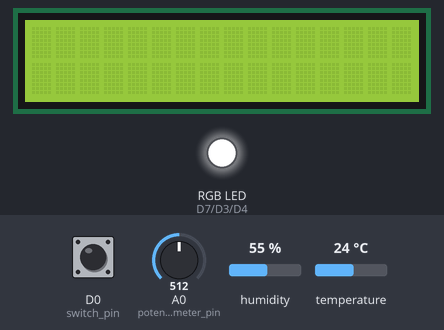
The sketch below on a simulated ESP8266 (NodeMCU). Parts: 16×2 character LCD, an RGB LED mixed from three pins (HIGH = lit). Dashed ring = blinking. Inputs (shaded band) come from the test bench; at power-on: D0 (switch_pin) HIGH, temperature 24 °C, A0 (potentiometer_pin) = 512, humidity 55 %. WiFi joins after 1.5 s; servers stay silent unless stated; what the sketch prints to the serial monitor is not drawn.

Above: at 2.7 s.
2.8 s: D0 (switch_pin) pulled LOW for 0.15 s
At 4.1 s:
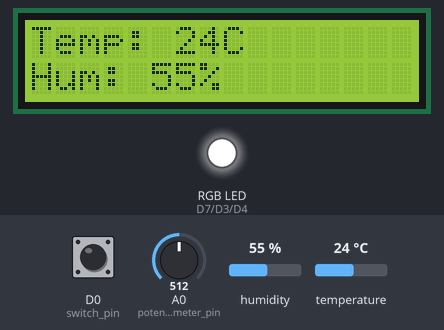
4.4 s: D0 (switch_pin) pulled LOW for 1 s
At 5.1 s:
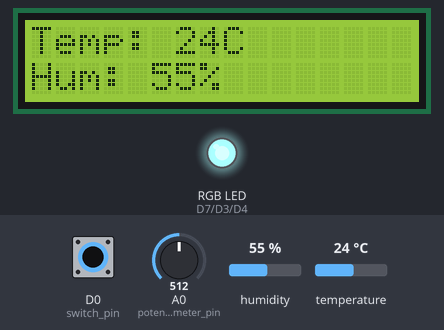
8.4 s: D0 (switch_pin) pulsed LOW 2 times (0.12 s each, 0.3 s apart)
At 8.62 s:
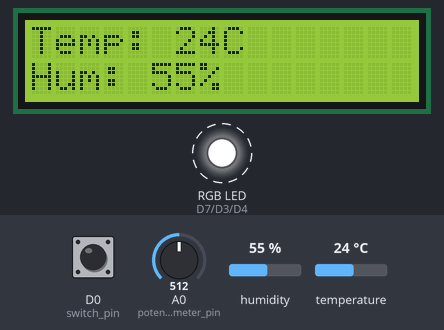
12.0 s: D0 (switch_pin) pulled LOW for 3.2 s
At 13.2 s:
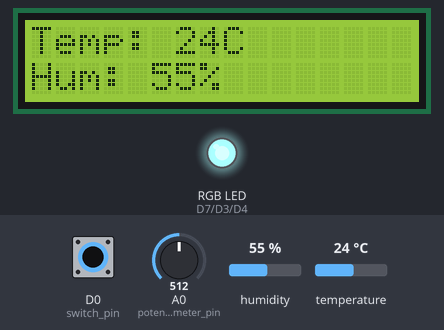
16.7 s: D0 (switch_pin) driven LOW
At 18.1 s:
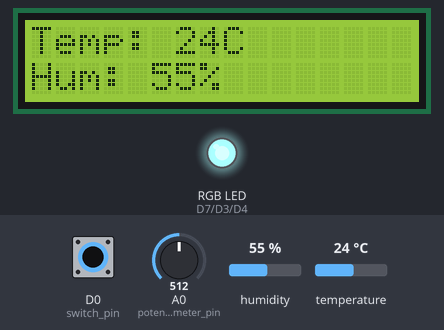
19.7 s: temperature set to 0 °C
At 22.1 s:
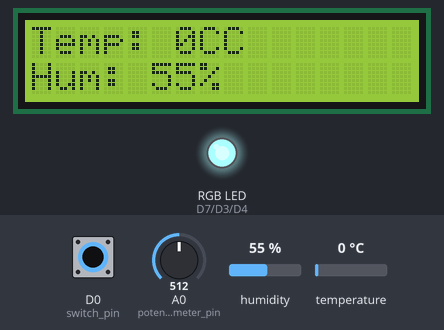
Timing chart, 0 to 23.3 s (numbered marks = the images above; inputs shaded):
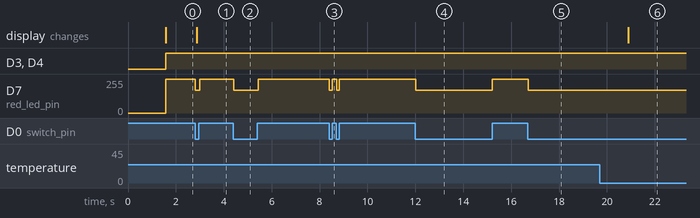

Measured:
- after the input at 2.8 s, D7 (red_led_pin): 255/255 → 170/255 at once, → 255/255 0.18 s later; the display: changes after 0.07 s (image 1)
- after the input at 4.4 s, D7 (red_led_pin): 255/255 → 170/255 at once, → 255/255 1.0 s later
- after the input at 8.4 s, D7 (red_led_pin): alternates 255/255 for 0.18 s and 170/255 for 0.12 s, 4 changes in all, then stays 255/255, starting at once
- after the input at 12.0 s, D7 (red_led_pin): 255/255 → 170/255 at once, → 255/255 3.2 s later
- after the input at 16.7 s, D7 (red_led_pin): 255/255 → 170/255 at once
- after the input at 19.7 s, the display: changes after 1.2 s (image 6)

The sketch:

smart_fridge.ino
```cpp
#include <ESP8266WiFi.h>
#include <ESP8266WebServer.h>
#include <DHT.h>
#include <LiquidCrystal_I2C.h>

#define DHTTYPE DHT11

// Set the PORT for the web server
ESP8266WebServer server(80);

// The WiFi details
const char* ssid = "TechLabNet";
const char* password =  "BC6V6DE9A8T9";

// Initialise the buzzer pin
const int buzzer_pin = D5;

// Initialise the RGB pins
const int red_led_pin = D7;
const int green_led_pin = D3;
const int blue_led_pin = D4;

// Initialize the termometer
const int temp_hum_pin = D6;

// Initialise the switch pin
const int switch_pin = D0;

// Initialise the potentiometer pin
const int potentiometer_pin  = A0;

// The variable to store the switch value
int switch_value;

// The value coming from the potentiometer
int poteValue;

// Initialise the minimum and maximum temperature of the fridge
int minTemp = -2;
int maxTemp = 6;

// Initialise the critical minimum and maximum temperature of the fridge
int criticalMinTemp = 2;
int criticalMaxTemp = 4;


// Temp and Humidity variables
int temp = 0;
int humidity = 0;

// Initialize the DHT11 component
DHT dht(temp_hum_pin, DHT11);

// Initialize the LCD display
LiquidCrystal_I2C lcd(0x27, 16, 2);

// put your setup code here, to run once:
void setup() {

  //Connect to the WiFi network
  WiFi.begin(ssid, password);

  // Set the switch and potentiometer pins to INPUT
  // you want to read the state here
  pinMode(switch_pin, INPUT);
  pinMode(potentiometer_pin, INPUT);

  // Set the buzzer to OUTPUT
  // you want to set the state here
  pinMode(buzzer_pin, OUTPUT);
  // No sound initially
  digitalWrite(buzzer_pin, LOW);

   // LEDs as OUTPUT
  pinMode(red_led_pin, OUTPUT);
  pinMode(green_led_pin, OUTPUT);
  pinMode(blue_led_pin, OUTPUT);


  // Start the serial to debug the values
  Serial.begin(9600);


  // Wait for connection
  while (WiFi.status() != WL_CONNECTED) {
      delay(500);
      Serial.println("Waiting to connect...");
  }

  //Print the board IP address
  Serial.print("IP address: ");
  Serial.println(WiFi.localIP());

  server.on("/", get_index); // Get the index page on root route
  server.on("/setBuzzerStatus", setBuzzerStatus); // Get the setBuzzer page

  server.begin(); //Start the server
  Serial.println("Server listening");

  dht.begin();

  // Initialize the LCD display
  lcd.init();
  lcd.backlight(); // Turn on the backlight


}

// put your main code here, to run repeatedly:
void loop() {

  // This will keep the server and serial monitor available
  Serial.println("Server is running");

  //Handling of incoming client requests
  server.handleClient();

  // Only execute if the fridge is ON
  if (fridgeOn()){

    // Print the fridge temperature on the serial monitor
    Serial.println(fridgeTemperature());

    // Signal temperature status
    temperatureStatus(fridgeTemperature(), fridgeOn());

    // Signal critical temperatures
    // trigBuzzer();

    // REad the temp and humidity
    readTempHum();

    // Print the temperature and humidity on the LCD screen
    displayData();

  }else{
    // Signal temperature status (OFF)
    temperatureStatus(fridgeTemperature(),fridgeOn());
    // No sound, fridge is off
    noTone(buzzer_pin);
  }


}

void readTempHum(){

  temp = dht.readTemperature();
  humidity = dht.readHumidity();

  Serial.println("temperature: ");
  Serial.println(temp);
  Serial.print("\t");
  Serial.println("humidity: ");
  Serial.println(humidity);
}

// Utility function to check whether the fridge is ON
bool fridgeOn(){

  // read the switch pin value
  switch_value = digitalRead(switch_pin);
  //Serial.println(switch_value);

  // check the status and return either true or false
  if(switch_value == 0){
    return true;
  }
  return false;

}

// Utility function to set the fridge temperature
int fridgeTemperature(){

  // Read the value of the potentiometer (0--1023)
  poteValue = analogRead(potentiometer_pin);

  // Map the potentiometer value in a range of minTemp - maxTemp
  poteValue = map(poteValue, 0, 1023, minTemp, maxTemp);

  return poteValue;
}


// Utility function to trigger the buzzer
void trigBuzzer(){

  // Check if your fridge temperature is acceptable
    if(fridgeTemperature() < criticalMinTemp || fridgeTemperature() > criticalMaxTemp){
       // Critical temperature, make a sound
       tone(buzzer_pin, 1000);
    }else{
       // Good temperature, no sound
       noTone(buzzer_pin);
    }

}


// Utility function to signal the temperature status
void temperatureStatus(int fridgeTemp, bool fridgeOn){

   // Turn off the RGB led (inverse mapping)
   if(!fridgeOn){
     analogWrite(red_led_pin, 255);
     analogWrite(green_led_pin, 255);
     analogWrite(blue_led_pin, 255);
     return;
   }

   // Turn on the red value of the RGB led (inverse mapping)
   if (fridgeTemp >= 0){
     int red_value = map(fridgeTemp,0,maxTemp,255,0); // mapping the red value 0 - maxTemp to 255 - 0
     analogWrite(red_led_pin,red_value );
     analogWrite(green_led_pin, 255);
     analogWrite(blue_led_pin, 255);
   }else{
     int blue_value =map(fridgeTemp,minTemp,0,0,255);  // mapping the blue value minTemp - 0 to 0 - 255
     analogWrite(red_led_pin, 255);
     analogWrite(green_led_pin, 255);
     analogWrite(blue_led_pin,blue_value );
   }

}


void get_index() {

  String html ="<!DOCTYPE html> <html> ";
  html += "<head><meta http-equiv=\"refresh\" content=\"2\"><meta name=\"viewport\" content=\"width=device-width, initial-scale=1.0\"></head>";
  html += "<body> <h1>The Smart Fridge Dashboard</h1>";
  html +="<p> Welcome to the smart fridge dashboard</p>";
  html += "<div> <p> <strong> The temperature preference is: ";
  html += fridgeTemperature();
  html +="</strong> degrees. </p>";
  html += "<div> <p> <strong> The temperature reading is: ";
  html += temp;
  html +="</strong> degrees. </p>";
  html += "<div> <p> <strong> The humidity reading is: ";
  html += humidity;
  html +="</strong> % </p>";
  html += "<p> <strong> Buzzer Component ";
  html +="</strong> </p> </div>";

  html += "<a href=\"/setBuzzerStatus?s=0\" target=\"_blank\"\"\"><button>Turn Off </button></a>";
  html += "<a href=\"/setBuzzerStatus?s=1\" target=\"_blank\"\"\"><button>Turn On </button></a>";

  html +="</body> </html>";

  //Print a welcoming message on the index page
  server.send(200, "text/html", html);

}

void setBuzzerStatus(){

  int query_string = 0;

  // Check the query string
  if (server.arg("s") != ""){ //Parameter found
    // Parse the value from the query
    query_string = server.arg("s").toInt();
    // Check the value and update the blue led pin of the RGB component
    if(query_string==1){
     tone(buzzer_pin, 1000);
    }else{
     noTone(buzzer_pin);
    }
  }
  String reply = "Tone state: ";
  reply.concat(query_string);
  server.send(200, "text/html", reply);
}

void displayData(){

  // Print the temperature and humidity on the LCD
  lcd.setCursor(0, 0); // Set cursor to first row
  lcd.print("Temp: ");
  lcd.print(temp);
  lcd.print("C");

  lcd.setCursor(0, 1); // Set cursor to second row
  lcd.print("Hum: ");
  lcd.print(humidity);
  lcd.print("%");

}
```
